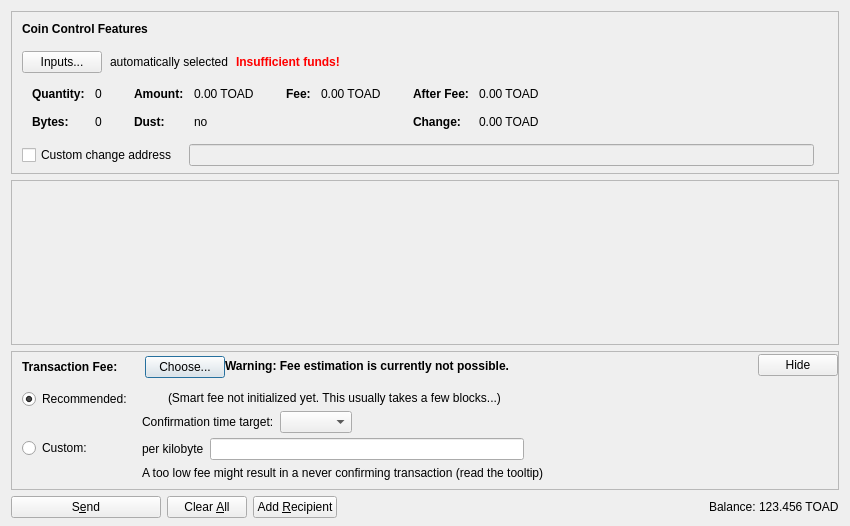
<?xml version="1.0" encoding="UTF-8"?>
<ui version="4.0">
 <class>SendCoinsDialog</class>
 <widget class="QDialog" name="SendCoinsDialog">
  <property name="geometry">
   <rect>
    <x>0</x>
    <y>0</y>
    <width>850</width>
    <height>526</height>
   </rect>
  </property>
  <property name="windowTitle">
   <string>Send Coins</string>
  </property>
  <layout class="QVBoxLayout" name="verticalLayout" stretch="0,1,0,0">
   <property name="bottomMargin">
    <number>8</number>
   </property>
   <item>
    <widget class="QFrame" name="frameCoinControl">
     <property name="sizePolicy">
      <sizepolicy hsizetype="Expanding" vsizetype="Expanding">
       <horstretch>0</horstretch>
       <verstretch>0</verstretch>
      </sizepolicy>
     </property>
     <property name="maximumSize">
      <size>
       <width>16777215</width>
       <height>16777215</height>
      </size>
     </property>
     <property name="frameShape">
      <enum>QFrame::StyledPanel</enum>
     </property>
     <property name="frameShadow">
      <enum>QFrame::Sunken</enum>
     </property>
     <layout class="QVBoxLayout" name="verticalLayoutCoinControl2">
      <property name="spacing">
       <number>0</number>
      </property>
      <property name="leftMargin">
       <number>0</number>
      </property>
      <property name="topMargin">
       <number>0</number>
      </property>
      <property name="rightMargin">
       <number>0</number>
      </property>
      <property name="bottomMargin">
       <number>6</number>
      </property>
      <item>
       <layout class="QVBoxLayout" name="verticalLayoutCoinControl" stretch="0,0,0,0,1">
        <property name="spacing">
         <number>0</number>
        </property>
        <property name="leftMargin">
         <number>10</number>
        </property>
        <property name="topMargin">
         <number>10</number>
        </property>
        <item>
         <layout class="QHBoxLayout" name="horizontalLayoutCoinControl1">
          <property name="bottomMargin">
           <number>15</number>
          </property>
          <item>
           <widget class="QLabel" name="labelCoinControlFeatures">
            <property name="sizePolicy">
             <sizepolicy hsizetype="Preferred" vsizetype="Maximum">
              <horstretch>0</horstretch>
              <verstretch>0</verstretch>
             </sizepolicy>
            </property>
            <property name="font">
             <font>
              <weight>75</weight>
              <bold>true</bold>
             </font>
            </property>
            <property name="styleSheet">
             <string notr="true">font-weight:bold;</string>
            </property>
            <property name="text">
             <string>Coin Control Features</string>
            </property>
           </widget>
          </item>
         </layout>
        </item>
        <item>
         <layout class="QHBoxLayout" name="horizontalLayoutCoinControl2" stretch="0,0,0,0">
          <property name="spacing">
           <number>8</number>
          </property>
          <property name="bottomMargin">
           <number>10</number>
          </property>
          <item>
           <widget class="QPushButton" name="pushButtonCoinControl">
            <property name="styleSheet">
             <string notr="true"/>
            </property>
            <property name="text">
             <string>Inputs...</string>
            </property>
            <property name="autoDefault">
             <bool>false</bool>
            </property>
           </widget>
          </item>
          <item>
           <widget class="QLabel" name="labelCoinControlAutomaticallySelected">
            <property name="text">
             <string>automatically selected</string>
            </property>
            <property name="margin">
             <number>5</number>
            </property>
           </widget>
          </item>
          <item>
           <widget class="QLabel" name="labelCoinControlInsuffFunds">
            <property name="font">
             <font>
              <weight>75</weight>
              <bold>true</bold>
             </font>
            </property>
            <property name="styleSheet">
             <string notr="true">color:red;font-weight:bold;</string>
            </property>
            <property name="text">
             <string>Insufficient funds!</string>
            </property>
            <property name="margin">
             <number>5</number>
            </property>
           </widget>
          </item>
          <item>
           <spacer name="horizontalSpacerCoinControl">
            <property name="orientation">
             <enum>Qt::Horizontal</enum>
            </property>
            <property name="sizeHint" stdset="0">
             <size>
              <width>40</width>
              <height>1</height>
             </size>
            </property>
           </spacer>
          </item>
         </layout>
        </item>
        <item>
         <widget class="QWidget" name="widgetCoinControl" native="true">
          <property name="sizePolicy">
           <sizepolicy hsizetype="Preferred" vsizetype="Preferred">
            <horstretch>0</horstretch>
            <verstretch>0</verstretch>
           </sizepolicy>
          </property>
          <property name="minimumSize">
           <size>
            <width>0</width>
            <height>0</height>
           </size>
          </property>
          <property name="styleSheet">
           <string notr="true"/>
          </property>
          <layout class="QHBoxLayout" name="horizontalLayoutCoinControl5">
           <property name="leftMargin">
            <number>0</number>
           </property>
           <property name="topMargin">
            <number>0</number>
           </property>
           <property name="rightMargin">
            <number>0</number>
           </property>
           <property name="bottomMargin">
            <number>0</number>
           </property>
           <item>
            <layout class="QHBoxLayout" name="horizontalLayoutCoinControl3" stretch="0,0,0,1">
             <property name="spacing">
              <number>20</number>
             </property>
             <property name="topMargin">
              <number>0</number>
             </property>
             <property name="bottomMargin">
              <number>10</number>
             </property>
             <item>
              <layout class="QFormLayout" name="formLayoutCoinControl1">
               <property name="horizontalSpacing">
                <number>10</number>
               </property>
               <property name="verticalSpacing">
                <number>14</number>
               </property>
               <property name="leftMargin">
                <number>10</number>
               </property>
               <property name="topMargin">
                <number>4</number>
               </property>
               <property name="rightMargin">
                <number>6</number>
               </property>
               <item row="0" column="0">
                <widget class="QLabel" name="labelCoinControlQuantityText">
                 <property name="font">
                  <font>
                   <weight>75</weight>
                   <bold>true</bold>
                  </font>
                 </property>
                 <property name="text">
                  <string>Quantity:</string>
                 </property>
                 <property name="margin">
                  <number>0</number>
                 </property>
                </widget>
               </item>
               <item row="0" column="1">
                <widget class="QLabel" name="labelCoinControlQuantity">
                 <property name="cursor">
                  <cursorShape>IBeamCursor</cursorShape>
                 </property>
                 <property name="contextMenuPolicy">
                  <enum>Qt::ActionsContextMenu</enum>
                 </property>
                 <property name="text">
                  <string notr="true">0</string>
                 </property>
                 <property name="margin">
                  <number>0</number>
                 </property>
                 <property name="textInteractionFlags">
                  <set>Qt::LinksAccessibleByMouse|Qt::TextSelectableByKeyboard|Qt::TextSelectableByMouse</set>
                 </property>
                </widget>
               </item>
               <item row="1" column="0">
                <widget class="QLabel" name="labelCoinControlBytesText">
                 <property name="font">
                  <font>
                   <weight>75</weight>
                   <bold>true</bold>
                  </font>
                 </property>
                 <property name="text">
                  <string>Bytes:</string>
                 </property>
                </widget>
               </item>
               <item row="1" column="1">
                <widget class="QLabel" name="labelCoinControlBytes">
                 <property name="cursor">
                  <cursorShape>IBeamCursor</cursorShape>
                 </property>
                 <property name="contextMenuPolicy">
                  <enum>Qt::ActionsContextMenu</enum>
                 </property>
                 <property name="text">
                  <string notr="true">0</string>
                 </property>
                 <property name="textInteractionFlags">
                  <set>Qt::LinksAccessibleByMouse|Qt::TextSelectableByKeyboard|Qt::TextSelectableByMouse</set>
                 </property>
                </widget>
               </item>
              </layout>
             </item>
             <item>
              <layout class="QFormLayout" name="formLayoutCoinControl2">
               <property name="horizontalSpacing">
                <number>10</number>
               </property>
               <property name="verticalSpacing">
                <number>14</number>
               </property>
               <property name="leftMargin">
                <number>6</number>
               </property>
               <property name="topMargin">
                <number>4</number>
               </property>
               <property name="rightMargin">
                <number>6</number>
               </property>
               <item row="0" column="0">
                <widget class="QLabel" name="labelCoinControlAmountText">
                 <property name="font">
                  <font>
                   <weight>75</weight>
                   <bold>true</bold>
                  </font>
                 </property>
                 <property name="text">
                  <string>Amount:</string>
                 </property>
                 <property name="margin">
                  <number>0</number>
                 </property>
                </widget>
               </item>
               <item row="0" column="1">
                <widget class="QLabel" name="labelCoinControlAmount">
                 <property name="cursor">
                  <cursorShape>IBeamCursor</cursorShape>
                 </property>
                 <property name="contextMenuPolicy">
                  <enum>Qt::ActionsContextMenu</enum>
                 </property>
                 <property name="text">
                  <string notr="true">0.00 TOAD</string>
                 </property>
                 <property name="textInteractionFlags">
                  <set>Qt::LinksAccessibleByMouse|Qt::TextSelectableByKeyboard|Qt::TextSelectableByMouse</set>
                 </property>
                </widget>
               </item>
               <item row="1" column="0">
                <widget class="QLabel" name="labelCoinControlLowOutputText">
                 <property name="font">
                  <font>
                   <weight>75</weight>
                   <bold>true</bold>
                  </font>
                 </property>
                 <property name="text">
                  <string>Dust:</string>
                 </property>
                </widget>
               </item>
               <item row="1" column="1">
                <widget class="QLabel" name="labelCoinControlLowOutput">
                 <property name="cursor">
                  <cursorShape>IBeamCursor</cursorShape>
                 </property>
                 <property name="contextMenuPolicy">
                  <enum>Qt::ActionsContextMenu</enum>
                 </property>
                 <property name="text">
                  <string notr="true">no</string>
                 </property>
                 <property name="textInteractionFlags">
                  <set>Qt::LinksAccessibleByMouse|Qt::TextSelectableByKeyboard|Qt::TextSelectableByMouse</set>
                 </property>
                </widget>
               </item>
              </layout>
             </item>
             <item>
              <layout class="QFormLayout" name="formLayoutCoinControl3">
               <property name="horizontalSpacing">
                <number>10</number>
               </property>
               <property name="verticalSpacing">
                <number>14</number>
               </property>
               <property name="leftMargin">
                <number>6</number>
               </property>
               <property name="topMargin">
                <number>4</number>
               </property>
               <property name="rightMargin">
                <number>6</number>
               </property>
               <item row="0" column="0">
                <widget class="QLabel" name="labelCoinControlFeeText">
                 <property name="font">
                  <font>
                   <weight>75</weight>
                   <bold>true</bold>
                  </font>
                 </property>
                 <property name="text">
                  <string>Fee:</string>
                 </property>
                 <property name="margin">
                  <number>0</number>
                 </property>
                </widget>
               </item>
               <item row="0" column="1">
                <widget class="QLabel" name="labelCoinControlFee">
                 <property name="cursor">
                  <cursorShape>IBeamCursor</cursorShape>
                 </property>
                 <property name="contextMenuPolicy">
                  <enum>Qt::ActionsContextMenu</enum>
                 </property>
                 <property name="text">
                  <string notr="true">0.00 TOAD</string>
                 </property>
                 <property name="textInteractionFlags">
                  <set>Qt::LinksAccessibleByMouse|Qt::TextSelectableByKeyboard|Qt::TextSelectableByMouse</set>
                 </property>
                </widget>
               </item>
              </layout>
             </item>
             <item>
              <layout class="QFormLayout" name="formLayoutCoinControl4">
               <property name="horizontalSpacing">
                <number>10</number>
               </property>
               <property name="verticalSpacing">
                <number>14</number>
               </property>
               <property name="leftMargin">
                <number>6</number>
               </property>
               <property name="topMargin">
                <number>4</number>
               </property>
               <property name="rightMargin">
                <number>6</number>
               </property>
               <item row="0" column="0">
                <widget class="QLabel" name="labelCoinControlAfterFeeText">
                 <property name="font">
                  <font>
                   <weight>75</weight>
                   <bold>true</bold>
                  </font>
                 </property>
                 <property name="text">
                  <string>After Fee:</string>
                 </property>
                 <property name="margin">
                  <number>0</number>
                 </property>
                </widget>
               </item>
               <item row="0" column="1">
                <widget class="QLabel" name="labelCoinControlAfterFee">
                 <property name="cursor">
                  <cursorShape>IBeamCursor</cursorShape>
                 </property>
                 <property name="contextMenuPolicy">
                  <enum>Qt::ActionsContextMenu</enum>
                 </property>
                 <property name="text">
                  <string notr="true">0.00 TOAD</string>
                 </property>
                 <property name="textInteractionFlags">
                  <set>Qt::LinksAccessibleByMouse|Qt::TextSelectableByKeyboard|Qt::TextSelectableByMouse</set>
                 </property>
                </widget>
               </item>
               <item row="1" column="0">
                <widget class="QLabel" name="labelCoinControlChangeText">
                 <property name="font">
                  <font>
                   <weight>75</weight>
                   <bold>true</bold>
                  </font>
                 </property>
                 <property name="text">
                  <string>Change:</string>
                 </property>
                </widget>
               </item>
               <item row="1" column="1">
                <widget class="QLabel" name="labelCoinControlChange">
                 <property name="cursor">
                  <cursorShape>IBeamCursor</cursorShape>
                 </property>
                 <property name="contextMenuPolicy">
                  <enum>Qt::ActionsContextMenu</enum>
                 </property>
                 <property name="text">
                  <string notr="true">0.00 TOAD</string>
                 </property>
                 <property name="textInteractionFlags">
                  <set>Qt::LinksAccessibleByMouse|Qt::TextSelectableByKeyboard|Qt::TextSelectableByMouse</set>
                 </property>
                </widget>
               </item>
              </layout>
             </item>
            </layout>
           </item>
          </layout>
         </widget>
        </item>
        <item>
         <layout class="QHBoxLayout" name="horizontalLayoutCoinControl4" stretch="0,0,0">
          <property name="spacing">
           <number>12</number>
          </property>
          <property name="sizeConstraint">
           <enum>QLayout::SetDefaultConstraint</enum>
          </property>
          <property name="topMargin">
           <number>5</number>
          </property>
          <property name="rightMargin">
           <number>5</number>
          </property>
          <item>
           <widget class="QCheckBox" name="checkBoxCoinControlChange">
            <property name="toolTip">
             <string>If this is activated, but the change address is empty or invalid, change will be sent to a newly generated address.</string>
            </property>
            <property name="text">
             <string>Custom change address</string>
            </property>
           </widget>
          </item>
          <item>
           <widget class="QValidatedLineEdit" name="lineEditCoinControlChange">
            <property name="enabled">
             <bool>false</bool>
            </property>
            <property name="sizePolicy">
             <sizepolicy hsizetype="Expanding" vsizetype="Fixed">
              <horstretch>0</horstretch>
              <verstretch>0</verstretch>
             </sizepolicy>
            </property>
           </widget>
          </item>
          <item>
           <widget class="QLabel" name="labelCoinControlChangeLabel">
            <property name="sizePolicy">
             <sizepolicy hsizetype="Preferred" vsizetype="Expanding">
              <horstretch>0</horstretch>
              <verstretch>0</verstretch>
             </sizepolicy>
            </property>
            <property name="minimumSize">
             <size>
              <width>0</width>
              <height>0</height>
             </size>
            </property>
            <property name="text">
             <string/>
            </property>
            <property name="margin">
             <number>3</number>
            </property>
           </widget>
          </item>
         </layout>
        </item>
        <item>
         <spacer name="verticalSpacerCoinControl">
          <property name="orientation">
           <enum>Qt::Vertical</enum>
          </property>
          <property name="sizeHint" stdset="0">
           <size>
            <width>800</width>
            <height>1</height>
           </size>
          </property>
         </spacer>
        </item>
       </layout>
      </item>
     </layout>
    </widget>
   </item>
   <item>
    <widget class="QScrollArea" name="scrollArea">
     <property name="widgetResizable">
      <bool>true</bool>
     </property>
     <widget class="QWidget" name="scrollAreaWidgetContents">
      <property name="geometry">
       <rect>
        <x>0</x>
        <y>0</y>
        <width>830</width>
        <height>104</height>
       </rect>
      </property>
      <layout class="QVBoxLayout" name="verticalLayout_2" stretch="0,1">
       <property name="leftMargin">
        <number>0</number>
       </property>
       <property name="topMargin">
        <number>0</number>
       </property>
       <property name="rightMargin">
        <number>0</number>
       </property>
       <property name="bottomMargin">
        <number>0</number>
       </property>
       <item>
        <layout class="QVBoxLayout" name="entries">
         <property name="spacing">
          <number>6</number>
         </property>
        </layout>
       </item>
       <item>
        <spacer name="verticalSpacer">
         <property name="orientation">
          <enum>Qt::Vertical</enum>
         </property>
         <property name="sizeHint" stdset="0">
          <size>
           <width>20</width>
           <height>40</height>
          </size>
         </property>
        </spacer>
       </item>
      </layout>
     </widget>
    </widget>
   </item>
   <item>
    <widget class="QFrame" name="frameFee">
     <property name="sizePolicy">
      <sizepolicy hsizetype="Expanding" vsizetype="Expanding">
       <horstretch>0</horstretch>
       <verstretch>0</verstretch>
      </sizepolicy>
     </property>
     <property name="maximumSize">
      <size>
       <width>16777215</width>
       <height>16777215</height>
      </size>
     </property>
     <property name="frameShape">
      <enum>QFrame::StyledPanel</enum>
     </property>
     <property name="frameShadow">
      <enum>QFrame::Sunken</enum>
     </property>
     <layout class="QVBoxLayout" name="verticalLayoutFee1">
      <property name="spacing">
       <number>0</number>
      </property>
      <property name="leftMargin">
       <number>0</number>
      </property>
      <property name="topMargin">
       <number>0</number>
      </property>
      <property name="rightMargin">
       <number>0</number>
      </property>
      <property name="bottomMargin">
       <number>0</number>
      </property>
      <item>
       <layout class="QVBoxLayout" name="verticalLayoutFee2" stretch="0,0,0">
        <property name="spacing">
         <number>0</number>
        </property>
        <property name="leftMargin">
         <number>10</number>
        </property>
        <property name="topMargin">
         <number>0</number>
        </property>
        <item>
         <layout class="QHBoxLayout" name="horizontalLayoutFee1">
          <property name="bottomMargin">
           <number>0</number>
          </property>
          <item>
           <layout class="QVBoxLayout" name="verticalLayoutFee7">
            <property name="spacing">
             <number>0</number>
            </property>
            <item>
             <spacer name="verticalSpacerSmartFee">
              <property name="orientation">
               <enum>Qt::Vertical</enum>
              </property>
              <property name="sizeType">
               <enum>QSizePolicy::Fixed</enum>
              </property>
              <property name="sizeHint" stdset="0">
               <size>
                <width>1</width>
                <height>4</height>
               </size>
              </property>
             </spacer>
            </item>
            <item>
             <layout class="QHBoxLayout" name="horizontalLayoutSmartFee">
              <property name="spacing">
               <number>10</number>
              </property>
              <item>
               <widget class="QLabel" name="labelFeeHeadline">
                <property name="sizePolicy">
                 <sizepolicy hsizetype="Preferred" vsizetype="Maximum">
                  <horstretch>0</horstretch>
                  <verstretch>0</verstretch>
                 </sizepolicy>
                </property>
                <property name="font">
                 <font>
                  <weight>75</weight>
                  <bold>true</bold>
                 </font>
                </property>
                <property name="styleSheet">
                 <string notr="true">font-weight:bold;</string>
                </property>
                <property name="text">
                 <string>Transaction Fee:</string>
                </property>
               </widget>
              </item>
              <item>
               <widget class="QLabel" name="labelFeeMinimized">
                <property name="text">
                 <string/>
                </property>
               </widget>
              </item>
              <item>
               <widget class="QPushButton" name="buttonChooseFee">
                <property name="text">
                 <string>Choose...</string>
                </property>
               </widget>
              </item>
             </layout>
            </item>
            <item>
             <spacer name="verticalSpacer_5">
              <property name="orientation">
               <enum>Qt::Vertical</enum>
              </property>
              <property name="sizeHint" stdset="0">
               <size>
                <width>1</width>
                <height>1</height>
               </size>
              </property>
             </spacer>
            </item>
           </layout>
          </item>
          <item>
           <widget class="QLabel" name="fallbackFeeWarningLabel">
            <property name="toolTip">
             <string>Using the fallbackfee can result in sending a transaction that will take several hours or days (or never) to confirm. Consider choosing your fee manually or wait until you have validated the complete chain.</string>
            </property>
            <property name="font">
            <font>
                <weight>75</weight>
                <bold>true</bold>
            </font>
            </property>
            <property name="text">
             <string>Warning: Fee estimation is currently not possible.</string>
            </property>
            <property name="wordWrap">
             <bool>false</bool>
            </property>
           </widget>
          </item>
          <item>
           <spacer name="horizontalSpacer_4">
            <property name="orientation">
             <enum>Qt::Horizontal</enum>
            </property>
            <property name="sizeType">
             <enum>QSizePolicy::MinimumExpanding</enum>
            </property>
            <property name="sizeHint" stdset="0">
             <size>
              <width>40</width>
              <height>20</height>
             </size>
            </property>
           </spacer>
          </item>
          <item>
           <widget class="QPushButton" name="buttonMinimizeFee">
            <property name="toolTip">
             <string>collapse fee-settings</string>
            </property>
            <property name="text">
             <string>Hide</string>
            </property>
           </widget>
          </item>
         </layout>
        </item>
        <item>
         <widget class="QFrame" name="frameFeeSelection">
          <layout class="QVBoxLayout" name="verticalLayoutFee12">
           <property name="spacing">
            <number>0</number>
           </property>
           <property name="leftMargin">
            <number>0</number>
           </property>
           <property name="topMargin">
            <number>0</number>
           </property>
           <property name="rightMargin">
            <number>0</number>
           </property>
           <property name="bottomMargin">
            <number>0</number>
           </property>
           <item>
            <layout class="QGridLayout" name="gridLayoutFee">
             <property name="topMargin">
              <number>10</number>
             </property>
             <property name="bottomMargin">
              <number>4</number>
             </property>
             <property name="horizontalSpacing">
              <number>10</number>
             </property>
             <property name="verticalSpacing">
              <number>4</number>
             </property>
             <item row="1" column="1">
              <layout class="QVBoxLayout" name="verticalLayoutFee8">
               <property name="spacing">
                <number>6</number>
               </property>
               <item>
                <layout class="QHBoxLayout" name="horizontalLayoutFee13">
                 <item>
                  <widget class="QLabel" name="labelCustomPerKilobyte">
                   <property name="toolTip">
                    <string>Specify a custom fee per kB (1,000 bytes) of the transaction's virtual size.

Note:  Since the fee is calculated on a per-byte basis, a fee of "100 satoshis per kB" for a transaction size of 500 bytes (half of 1 kB) would ultimately yield a fee of only 50 satoshis.</string>
                   </property>
                   <property name="text">
                    <string>per kilobyte</string>
                   </property>
                  </widget>
                 </item>
                 <item>
                  <widget class="BitcoinAmountField" name="customFee"/>
                 </item>
                 <item>
                  <spacer name="horizontalSpacer_6">
                   <property name="orientation">
                    <enum>Qt::Horizontal</enum>
                   </property>
                   <property name="sizeHint" stdset="0">
                    <size>
                     <width>1</width>
                     <height>1</height>
                    </size>
                   </property>
                  </spacer>
                 </item>
                </layout>
               </item>
               <item>
                <layout class="QHBoxLayout" name="horizontalLayoutFee8">
                 <item>
                  <widget class="QLabel" name="labelCustomFeeWarning">
                   <property name="enabled">
                    <bool>true</bool>
                   </property>
                   <property name="toolTip">
                    <string>When there is less transaction volume than space in the blocks, miners as well as relaying nodes may enforce a minimum fee. Paying only this minimum fee is just fine, but be aware that this can result in a never confirming transaction once there is more demand for toadcoin transactions than the network can process.</string>
                   </property>
                   <property name="text">
                    <string>A too low fee might result in a never confirming transaction (read the tooltip)</string>
                   </property>
                  </widget>
                 </item>
                 <item>
                  <spacer name="horizontalSpacer_2">
                   <property name="orientation">
                    <enum>Qt::Horizontal</enum>
                   </property>
                   <property name="sizeHint" stdset="0">
                    <size>
                     <width>1</width>
                     <height>1</height>
                    </size>
                   </property>
                  </spacer>
                 </item>
                </layout>
               </item>
              </layout>
             </item>
             <item row="0" column="0">
              <layout class="QVBoxLayout" name="verticalLayoutFee4" stretch="0,1">
               <item>
                <widget class="QRadioButton" name="radioSmartFee">
                 <property name="text">
                  <string>Recommended:</string>
                 </property>
                 <property name="checked">
                  <bool>true</bool>
                 </property>
                 <attribute name="buttonGroup">
                  <string notr="true">groupFee</string>
                 </attribute>
                </widget>
               </item>
               <item>
                <spacer name="verticalSpacer_2">
                 <property name="orientation">
                  <enum>Qt::Vertical</enum>
                 </property>
                 <property name="sizeHint" stdset="0">
                  <size>
                   <width>1</width>
                   <height>1</height>
                  </size>
                 </property>
                </spacer>
               </item>
              </layout>
             </item>
             <item row="1" column="0">
              <layout class="QVBoxLayout" name="verticalLayoutFee9" stretch="0,1">
               <item>
                <widget class="QRadioButton" name="radioCustomFee">
                 <property name="text">
                  <string>Custom:</string>
                 </property>
                 <attribute name="buttonGroup">
                  <string notr="true">groupFee</string>
                 </attribute>
                </widget>
               </item>
               <item>
                <spacer name="verticalSpacer_6">
                 <property name="orientation">
                  <enum>Qt::Vertical</enum>
                 </property>
                 <property name="sizeHint" stdset="0">
                  <size>
                   <width>1</width>
                   <height>1</height>
                  </size>
                 </property>
                </spacer>
               </item>
              </layout>
             </item>
             <item row="0" column="1">
              <layout class="QVBoxLayout" name="verticalLayoutFee3" stretch="0,0,1">
               <property name="spacing">
                <number>6</number>
               </property>
               <property name="topMargin">
                <number>2</number>
               </property>
               <item>
                <layout class="QHBoxLayout" name="horizontalLayoutFee12">
                 <item>
                  <widget class="QLabel" name="labelSmartFee">
                   <property name="text">
                    <string/>
                   </property>
                  </widget>
                 </item>
                 <item>
                  <widget class="QLabel" name="labelFeeEstimation">
                   <property name="text">
                    <string/>
                   </property>
                  </widget>
                 </item>
                 <item>
                  <widget class="QLabel" name="labelSmartFee2">
                   <property name="text">
                    <string>(Smart fee not initialized yet. This usually takes a few blocks...)</string>
                   </property>
                  </widget>
                 </item>
                 <item>
                  <spacer name="horizontalSpacer_5">
                   <property name="orientation">
                    <enum>Qt::Horizontal</enum>
                   </property>
                   <property name="sizeHint" stdset="0">
                    <size>
                     <width>1</width>
                     <height>1</height>
                    </size>
                   </property>
                  </spacer>
                 </item>
                </layout>
               </item>
               <item>
                <layout class="QHBoxLayout" name="horizontalLayoutFee9">
                 <item>
                  <layout class="QVBoxLayout" name="verticalLayoutFee6">
                   <item>
                    <widget class="QLabel" name="labelSmartFee3">
                     <property name="text">
                      <string>Confirmation time target:</string>
                     </property>
                    </widget>
                   </item>
                  </layout>
                 </item>
                 <item>
                  <layout class="QVBoxLayout" name="verticalLayoutFee5">
                   <property name="rightMargin">
                    <number>30</number>
                   </property>
                   <item>
                    <layout class="QHBoxLayout" name="horizontalLayoutConfTarget">
                     <property name="bottomMargin">
                      <number>0</number>
                     </property>
                     <item>
                      <widget class="QComboBox" name="confTargetSelector"/>
                     </item>
                     <item>
                      <spacer name="horizontalSpacerConfTarget">
                       <property name="orientation">
                        <enum>Qt::Horizontal</enum>
                       </property>
                       <property name="sizeHint" stdset="0">
                        <size>
                         <width>40</width>
                         <height>20</height>
                        </size>
                       </property>
                      </spacer>
                     </item>
                    </layout>
                   </item>
                  </layout>
                 </item>
                </layout>
               </item>
               <item>
                <spacer name="verticalSpacer_4">
                 <property name="orientation">
                  <enum>Qt::Vertical</enum>
                 </property>
                 <property name="sizeHint" stdset="0">
                  <size>
                   <width>1</width>
                   <height>1</height>
                  </size>
                 </property>
                </spacer>
               </item>
              </layout>
             </item>
            </layout>
           </item>
          </layout>
         </widget>
        </item>
        <item>
         <spacer name="verticalSpacerFee">
          <property name="orientation">
           <enum>Qt::Vertical</enum>
          </property>
          <property name="sizeHint" stdset="0">
           <size>
            <width>40</width>
            <height>5</height>
           </size>
          </property>
         </spacer>
        </item>
       </layout>
      </item>
     </layout>
    </widget>
   </item>
   <item>
    <layout class="QHBoxLayout" name="horizontalLayout">
     <item>
      <widget class="QPushButton" name="sendButton">
       <property name="minimumSize">
        <size>
         <width>150</width>
         <height>0</height>
        </size>
       </property>
       <property name="toolTip">
        <string>Confirm the send action</string>
       </property>
       <property name="text">
        <string>S&amp;end</string>
       </property>
       <property name="icon">
        <iconset resource="../bitcoin.qrc">
         <normaloff>:/icons/send</normaloff>:/icons/send</iconset>
       </property>
       <property name="autoDefault">
        <bool>false</bool>
       </property>
       <property name="default">
        <bool>false</bool>
       </property>
      </widget>
     </item>
     <item>
      <widget class="QPushButton" name="clearButton">
       <property name="sizePolicy">
        <sizepolicy hsizetype="Minimum" vsizetype="Fixed">
         <horstretch>0</horstretch>
         <verstretch>0</verstretch>
        </sizepolicy>
       </property>
       <property name="toolTip">
        <string>Clear all fields of the form.</string>
       </property>
       <property name="text">
        <string>Clear &amp;All</string>
       </property>
       <property name="icon">
        <iconset resource="../bitcoin.qrc">
         <normaloff>:/icons/remove</normaloff>:/icons/remove</iconset>
       </property>
       <property name="autoDefault">
        <bool>false</bool>
       </property>
      </widget>
     </item>
     <item>
      <widget class="QPushButton" name="addButton">
       <property name="toolTip">
        <string>Send to multiple recipients at once</string>
       </property>
       <property name="text">
        <string>Add &amp;Recipient</string>
       </property>
       <property name="icon">
        <iconset resource="../bitcoin.qrc">
         <normaloff>:/icons/add</normaloff>:/icons/add</iconset>
       </property>
       <property name="autoDefault">
        <bool>false</bool>
       </property>
      </widget>
     </item>
     <item>
      <spacer name="horizontalSpacer">
       <property name="orientation">
        <enum>Qt::Horizontal</enum>
       </property>
       <property name="sizeHint" stdset="0">
        <size>
         <width>40</width>
         <height>20</height>
        </size>
       </property>
      </spacer>
     </item>
     <item>
      <layout class="QHBoxLayout" name="horizontalLayout_2">
       <property name="spacing">
        <number>3</number>
       </property>
       <item>
        <widget class="QLabel" name="label">
         <property name="sizePolicy">
          <sizepolicy hsizetype="Preferred" vsizetype="Fixed">
           <horstretch>0</horstretch>
           <verstretch>0</verstretch>
          </sizepolicy>
         </property>
         <property name="text">
          <string>Balance:</string>
         </property>
        </widget>
       </item>
       <item>
        <widget class="QLabel" name="labelBalance">
         <property name="sizePolicy">
          <sizepolicy hsizetype="Preferred" vsizetype="Fixed">
           <horstretch>0</horstretch>
           <verstretch>0</verstretch>
          </sizepolicy>
         </property>
         <property name="cursor">
          <cursorShape>IBeamCursor</cursorShape>
         </property>
         <property name="text">
          <string notr="true">123.456 TOAD</string>
         </property>
         <property name="textInteractionFlags">
          <set>Qt::LinksAccessibleByMouse|Qt::TextSelectableByKeyboard|Qt::TextSelectableByMouse</set>
         </property>
        </widget>
       </item>
      </layout>
     </item>
    </layout>
   </item>
  </layout>
 </widget>
 <customwidgets>
  <customwidget>
   <class>QValidatedLineEdit</class>
   <extends>QLineEdit</extends>
   <header>qt/qvalidatedlineedit.h</header>
  </customwidget>
  <customwidget>
   <class>BitcoinAmountField</class>
   <extends>QLineEdit</extends>
   <header>qt/bitcoinamountfield.h</header>
   <container>1</container>
  </customwidget>
 </customwidgets>
 <resources>
  <include location="../bitcoin.qrc"/>
 </resources>
 <connections/>
 <buttongroups>
  <buttongroup name="groupFee"/>
 </buttongroups>
</ui>
